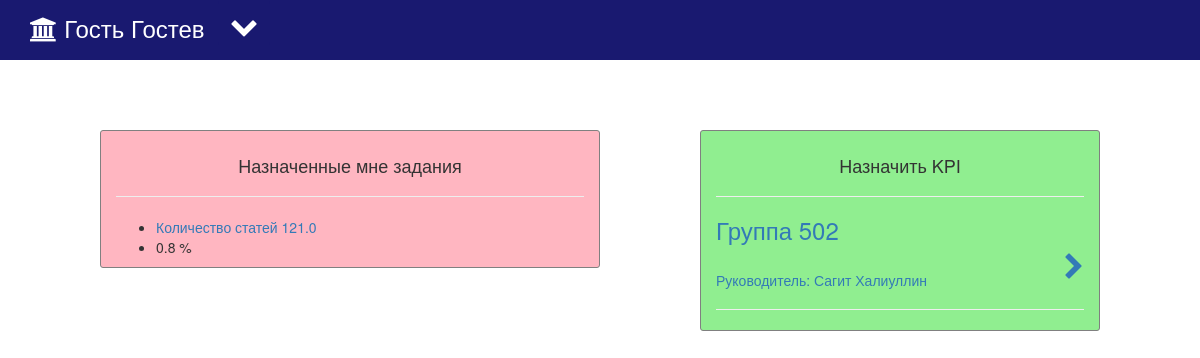
/app/main/ (signed in), run on the app's committed database.
### app/models.py (models this page shows, shortened)
class UserProfile(models.Model):
    user = models.OneToOneField(User)
    third_name = models.CharField(max_length=30)
    birth_date = models.DateField('birth date')
    position = models.ForeignKey('Position', related_name='users', blank=True, null=True)
    department = models.ForeignKey('Department', related_name='users', blank=True, null=True)

class AssignedKPI(models.Model):
    assigner = models.ForeignKey(User, null=True)
    kpi = models.ForeignKey('KPI', verbose_name="KPI")
    department = models.ForeignKey('Department')
    amount = models.FloatField(default=0.0)
    complete = models.FloatField(
        blank=True, default=0.0
    )
    datetime = models.DateTimeField(null=True, blank=True)
    deadline = models.DateTimeField(blank=True)
    comment = models.TextField(blank=True, verbose_name="Комментарий")
    budget = models.IntegerField(default=0, blank=True)
    report = models.CharField(max_length=500, blank=True)
    accepted = models.NullBooleanField(null=True, blank=True)
    datetimeaccept = models.DateTimeField(null=True, blank=True)
    def to_percent(self):
        percent = (float)(self.complete) / (float)(self.amount) * 100.0
        return round(percent, 1)

class KPI(models.Model):
    name = models.CharField(max_length=50, unique=True)

class Department(models.Model):
    name = models.CharField(max_length=100)
    head = models.OneToOneField(User, related_name="head_of_department")
    superior = models.ForeignKey(
        'Department',
        related_name="superior_of_this_department",
        blank=True,
        null=True,
    )
    DEPARTMENT_TYPE_CHOICES = (
        ('0', "Направление"),
        ('1', "Кафедра"),
        ('2', "Научная группа"),
        ('3', "Лаборатория"),
    )
    type = models.CharField(max_length=1, choices=DEPARTMENT_TYPE_CHOICES)
    KPI = models.ManyToManyField(
        'KPI',
        through='AssignedKPI',
        through_fields=('department', 'kpi')
    )

### app/views.py (the view)
def main(request):
    if not request.user.is_authenticated():
        return redirect('login')
    profile = UserProfile.objects.get(user=auth.get_user(request))
    set = Department.objects.filter(superior=profile.department)
    accepted_kpis = AssignedKPI.objects.filter(department=profile.department, accepted=True)
    not_accepted_kpis = AssignedKPI.objects.filter(department=profile.department, accepted=None)
    percent = []
    for x in accepted_kpis:
        if x.complete is not 0:
            percent.append(round(x.to_percent(), 1))
        else:
            percent.append(0)
    return render_to_response('app/main.html', {'profile': profile,'set':set, 'accepted_kpis':accepted_kpis, 'percent':percent, 'not_accepted_kpis': not_accepted_kpis})

### app/templates/app/main.html (shortened to what this page needs)
<!DOCTYPE html>
<html lang="en">
<head>
    {% load staticfiles %}
    <link href="../../static/app/bootstrap/css/bootstrap.min.css" rel="stylesheet" media="screen">
    <link rel="stylesheet" href="{% static 'app/style.css' %}">
    <link rel="stylesheet" href="../../static/app/font-awesome/css/font-awesome.min.css">
</head>
<body>
<nav class="nv navbar navbar-default navbar-fixed-top">
    <div class="container">
        <div class="dropdown">
            <button class="btn btn-default dropdown-toggle btn-blue" type="button" id="dropdownMenu1" data-toggle="dropdown" aria-haspopup="true" aria-expanded="true"> <i class="fa fa-chevron-down fa-2x" aria-hidden="true"></i> </button>
        </div>
        <h3 class="name1"><i class="fa fa-university" aria-hidden="true"></i> {{ profile.user.first_name }} {{ profile.user.last_name  }} &nbsp </h3>
    </div>
</nav>
<div class="tasks">
    <div class="col-lg-5 col-lg-offset-1 col-md-5 col-md-offset-1 col-sm-10 col-sm-offset-1 myTasks">
        <h4 class="center-text">Назначенные мне задания</h4>
        <hr>
    <ul>
        {% for y in accepted_kpis %}<li><a href="/app/kpi/{{ y.id }}/">{{ y.kpi.name }} {{ y.comment }} {{ y.amount }}</a></li>{% endfor %}
        {% for x in percent %}<li>{{ x }} %</li>{% endfor %}
    </ul>
    </div>
    <div class="col-lg-4 col-lg-offset-1 col-md-4 col-md-offset-1 col-sm-10 col-sm-offset-1 giveTasks">
        <h4 class="center-text">Назначить KPI</h4>
        <hr>
        {% for x in set %}
            <a style="display: block" href="/app/assign_kpi/{{ x.id }}/"><h3> {{ x.name }} </h3>
                <p><i class="pointer fa fa-chevron-right fa-2x" aria-hidden="true"></i></p>
            <h5 class="sub-type" style="padding-top: 20px">Руководитель: {{ x.head.first_name}} {{ x.head.last_name }} </h5>
            </a>
            <hr>
        {% endfor %}
    </div>
</div>
</body>
</html>

### app/static/app/style.css (style rules this page uses)
@media (min-width: 1200px) { .tasks { padding-top: 70px; } }
@media (min-width: 1200px) { .myTasks { border-radius: 3px; } }
@media (min-width: 1200px) { .giveTasks { border-radius: 3px; } }
body { padding-top: 60px; }
.nv { background-color: #191970; border: none; height: 60px; }
.dropdown { display: inline; }
.btn-blue { background-color: #191970; border: none; color: white; padding-top:12px; }
.myTasks { border: 1px solid grey; background-color: lightpink; }
.giveTasks { border: 1px solid grey; background-color: lightgreen; }
.center-text { padding-top: 15px; text-align: center; }
.name1 { margin-top: 15px; display: inline; color: white; float: left; }
.pointer { float: right; }

### data on the page
UserProfile: user.first_name "Гость", user.last_name "Гостев"
AssignedKPI: kpi.name "Количество статей", amount "121.0"
Department: name "Группа 502", head.first_name "Сагит", head.last_name "Халиуллин"

### other printed values
{{ x }} "0.8"
